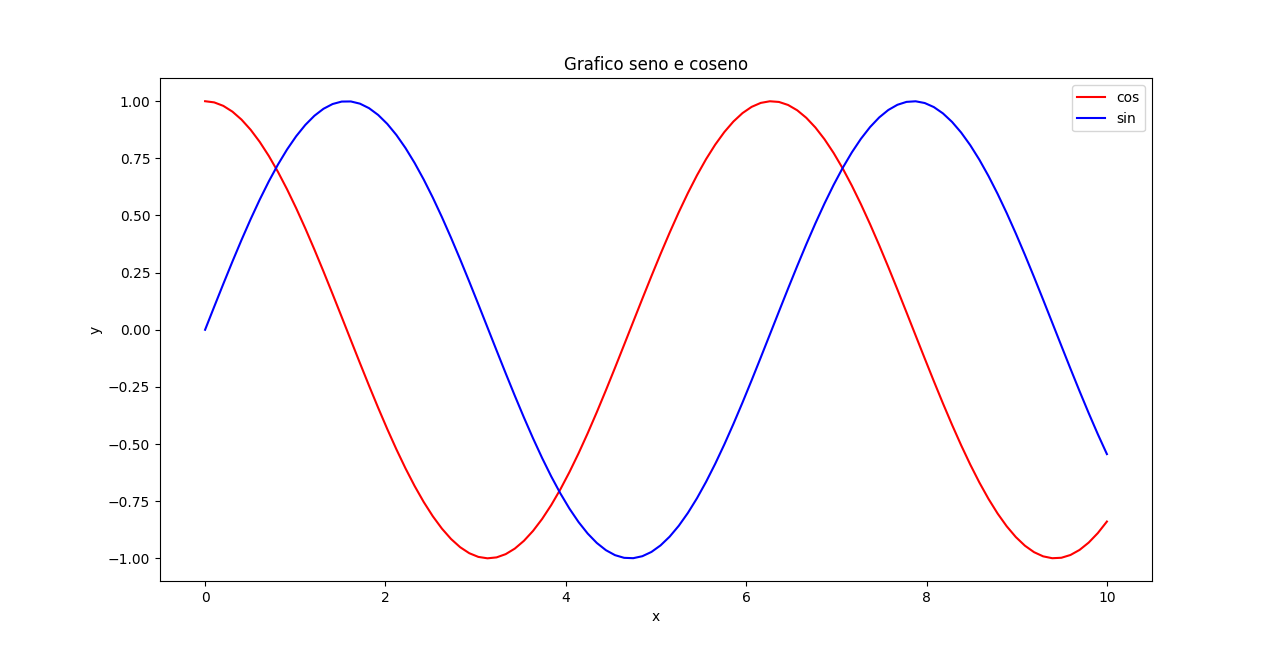

Here is the Python script that generated this plot:
"""
Esercitazione: 1
Esercizio: 2.1
Autore: Alessandro Amella
Matricola: 0001070569
"""

import matplotlib.pyplot as plt
import numpy as np

# Array [0, 10] con 100 elementi
x = np.linspace(0, 10, 100)

# Calcolo cos(x) e sin(x)
y1 = np.cos(x)
y2 = np.sin(x)

# Mostra i grafici
plt.plot(x, y1, color='red', label='cos')
plt.plot(x, y2, color='blue', label='sin')

# Aggiungi legenda, titolo e label
plt.legend()
plt.title('Grafico seno e coseno')
plt.xlabel('x')
plt.ylabel('y')
plt.show()
